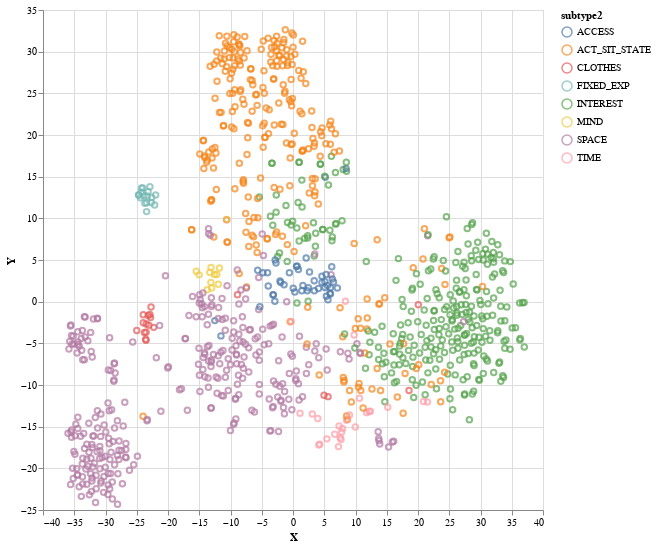

Notebook source saved alongside this figure:
### Markdown cell above
To examine the relative position of tokens, and interactive plot (which allows zooming, and displays the examples when hovering over the tokens) can be plotted as well:

### Code cell
import altair as alt

Y_tsne = TSNE(perplexity=50, init='pca', verbose=True).fit_transform(X)

source_tsne = pd.DataFrame(Y_tsne, columns=["X", "Y"])
source_tsne["subtype2"] = df["subtype2"]
source_tsne["example"] = df["sent"]
source_tsne.head()

alt.Chart(source_tsne).mark_point().encode(
    x='X:Q',
    y='Y:Q',
    color='subtype2',
    tooltip=["subtype2", "example"]
).properties(
    width=500,
    height=500
).interactive()

### Figure 1 — Vega-Lite specification as saved in the notebook (floating-point values rounded to 4 significant figures; data arrays with more than 128 entries replaced by an {"elided": "..."} marker saying what was removed)
{"config": {"view": {"continuousWidth": 400, "continuousHeight": 300}}, "data": {"name": "data-bec4e2003d4d5e9093ca81b040d573e4"}, "mark": "point", "encoding": {"color": {"type": "nominal", "field": "subtype2"}, "tooltip": [{"type": "nominal", "field": "subtype2"}, {"type": "nominal", "field": "example"}], "x": {"type": "quantitative", "field": "X"}, "y": {"type": "quantitative", "field": "Y"}}, "height": 500, "selection": {"selector001": {"type": "interval", "bind": "scales", "encodings": ["x", "y"]}}, "width": 500, "$schema": "https://vega.github.io/schema/vega-lite/v4.8.1.json", "datasets": {"data-bec4e2003d4d5e9093ca81b040d573e4": {"elided": "1000 records"}}}
